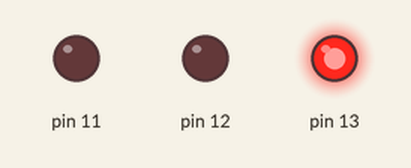
This sketch was run on a simulated Arduino Uno, built with avr-gcc and run on an emulated ATmega328P. On the bench: output pins drawn as LEDs (lit = HIGH).

Above: at 0.05 s.
At 0.25 s:
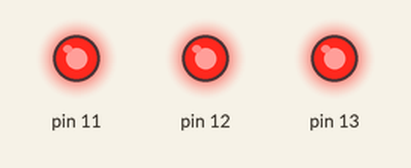
At 0.45 s:
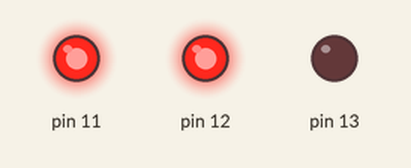
At 1.2 s:
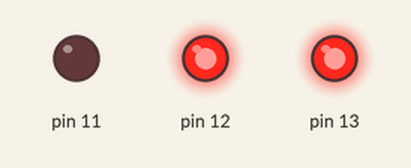
At 2.0 s:
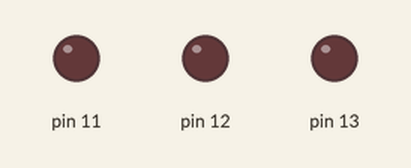
At 2.82 s:
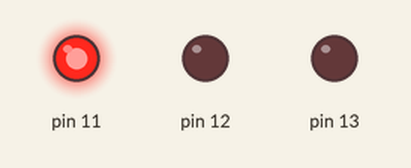
Timing chart, 0 to 3.1 s (numbered marks = the images above):
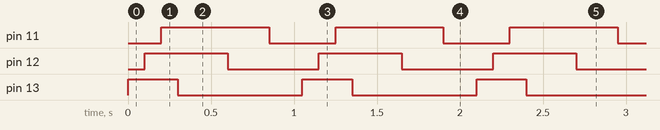

The sketch:

sketch.ino
```cpp
void setup() {
  pinMode(13, OUTPUT);
  pinMode(12, OUTPUT);
  pinMode(11, OUTPUT);
}

void loop() {
  digitalWrite(13, HIGH);
  delay(100);
  digitalWrite(12, HIGH);
  delay(100);
  digitalWrite(11, HIGH);
  delay(100);
  digitalWrite(13, LOW);
  delay(300);
  digitalWrite(12, LOW);
  delay(250);
  digitalWrite(11, LOW);
  delay(200);
}
```

Measured:
- by itself, pin 11: alternates HIGH for 0.65 s and LOW for 0.40 s
- by itself, pin 12: alternates HIGH for 0.50 s and LOW for 0.55 s
- by itself, pin 13: alternates HIGH for 0.30 s and LOW for 0.75 s
